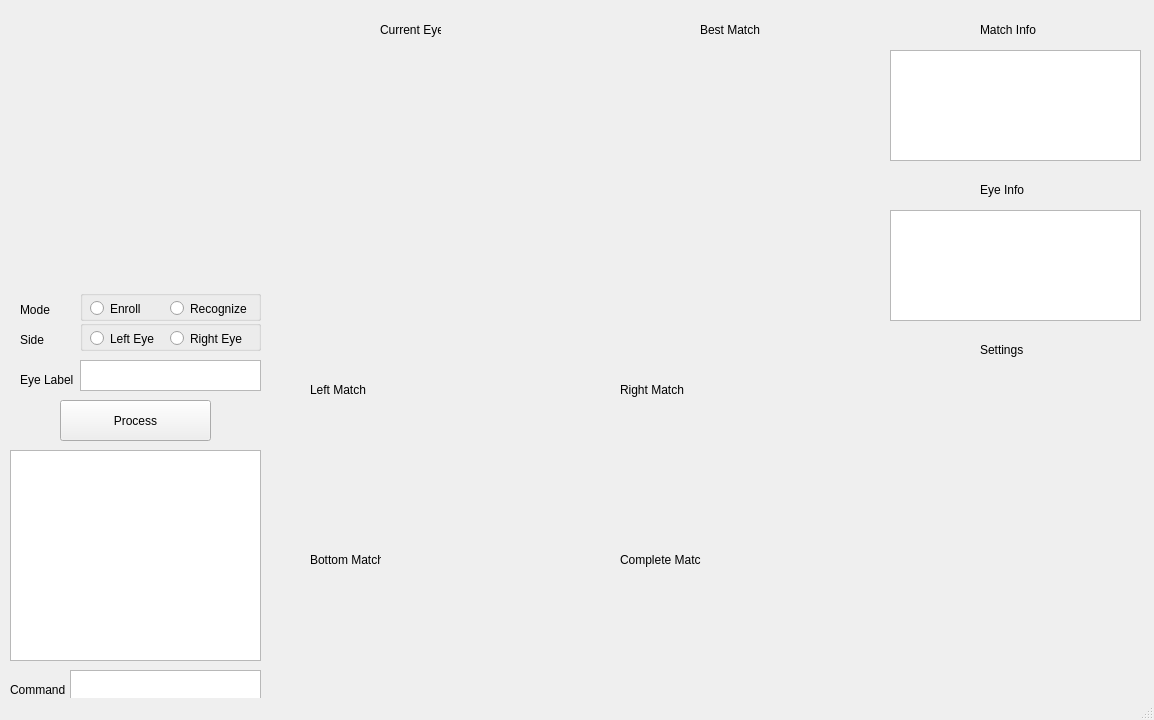
<?xml version="1.0" encoding="UTF-8"?>
<ui version="4.0">
 <class>MainWindow</class>
 <widget class="QMainWindow" name="MainWindow">
  <property name="geometry">
   <rect>
    <x>0</x>
    <y>0</y>
    <width>1154</width>
    <height>720</height>
   </rect>
  </property>
  <property name="windowTitle">
   <string>MainWindow</string>
  </property>
  <widget class="QWidget" name="centralwidget">
   <widget class="QLabel" name="label">
    <property name="geometry">
     <rect>
      <x>10</x>
      <y>20</y>
      <width>251</width>
      <height>261</height>
     </rect>
    </property>
    <property name="acceptDrops">
     <bool>true</bool>
    </property>
    <property name="text">
     <string/>
    </property>
    <property name="pixmap">
     <pixmap>../Downloads/iris-recognition-master (1)/iris-recognition-master/aeval1.bmp</pixmap>
    </property>
    <property name="scaledContents">
     <bool>true</bool>
    </property>
   </widget>
   <widget class="QPushButton" name="pushButton">
    <property name="geometry">
     <rect>
      <x>60</x>
      <y>400</y>
      <width>151</width>
      <height>41</height>
     </rect>
    </property>
    <property name="text">
     <string>Process</string>
    </property>
   </widget>
   <widget class="QGroupBox" name="groupBox">
    <property name="geometry">
     <rect>
      <x>80</x>
      <y>320</y>
      <width>181</width>
      <height>31</height>
     </rect>
    </property>
    <property name="title">
     <string/>
    </property>
    <widget class="QRadioButton" name="radioButton">
     <property name="geometry">
      <rect>
       <x>10</x>
       <y>10</y>
       <width>82</width>
       <height>17</height>
      </rect>
     </property>
     <property name="text">
      <string>Left Eye</string>
     </property>
    </widget>
    <widget class="QRadioButton" name="radioButton_2">
     <property name="geometry">
      <rect>
       <x>90</x>
       <y>10</y>
       <width>82</width>
       <height>17</height>
      </rect>
     </property>
     <property name="text">
      <string>Right Eye</string>
     </property>
    </widget>
   </widget>
   <widget class="QTextEdit" name="textEdit">
    <property name="geometry">
     <rect>
      <x>80</x>
      <y>360</y>
      <width>181</width>
      <height>31</height>
     </rect>
    </property>
   </widget>
   <widget class="QLabel" name="label_2">
    <property name="geometry">
     <rect>
      <x>20</x>
      <y>370</y>
      <width>61</width>
      <height>20</height>
     </rect>
    </property>
    <property name="text">
     <string>Eye Label</string>
    </property>
   </widget>
   <widget class="QGroupBox" name="groupBox_2">
    <property name="geometry">
     <rect>
      <x>80</x>
      <y>290</y>
      <width>181</width>
      <height>31</height>
     </rect>
    </property>
    <property name="title">
     <string/>
    </property>
    <widget class="QRadioButton" name="radioButton_7">
     <property name="geometry">
      <rect>
       <x>10</x>
       <y>10</y>
       <width>82</width>
       <height>17</height>
      </rect>
     </property>
     <property name="text">
      <string>Enroll</string>
     </property>
    </widget>
    <widget class="QRadioButton" name="radioButton_8">
     <property name="geometry">
      <rect>
       <x>90</x>
       <y>10</y>
       <width>82</width>
       <height>17</height>
      </rect>
     </property>
     <property name="text">
      <string>Recognize</string>
     </property>
    </widget>
   </widget>
   <widget class="QLabel" name="label_4">
    <property name="geometry">
     <rect>
      <x>20</x>
      <y>330</y>
      <width>61</width>
      <height>20</height>
     </rect>
    </property>
    <property name="text">
     <string>Side</string>
    </property>
   </widget>
   <widget class="QLabel" name="label_5">
    <property name="geometry">
     <rect>
      <x>20</x>
      <y>300</y>
      <width>61</width>
      <height>20</height>
     </rect>
    </property>
    <property name="text">
     <string>Mode</string>
    </property>
   </widget>
   <widget class="QLabel" name="label_14">
    <property name="geometry">
     <rect>
      <x>380</x>
      <y>20</y>
      <width>61</width>
      <height>20</height>
     </rect>
    </property>
    <property name="text">
     <string>Current Eye</string>
    </property>
   </widget>
   <widget class="QLabel" name="label_15">
    <property name="geometry">
     <rect>
      <x>700</x>
      <y>20</y>
      <width>71</width>
      <height>20</height>
     </rect>
    </property>
    <property name="text">
     <string>Best Match</string>
    </property>
   </widget>
   <widget class="QLabel" name="label_24">
    <property name="geometry">
     <rect>
      <x>280</x>
      <y>410</y>
      <width>261</width>
      <height>131</height>
     </rect>
    </property>
    <property name="acceptDrops">
     <bool>true</bool>
    </property>
    <property name="text">
     <string/>
    </property>
    <property name="pixmap">
     <pixmap>../Downloads/iris-recognition-master (1)/iris-recognition-master/left-side_matches.jpg</pixmap>
    </property>
    <property name="scaledContents">
     <bool>true</bool>
    </property>
   </widget>
   <widget class="QTextEdit" name="textEdit_2">
    <property name="geometry">
     <rect>
      <x>10</x>
      <y>450</y>
      <width>251</width>
      <height>211</height>
     </rect>
    </property>
    <property name="html">
     <string>&lt;!DOCTYPE HTML PUBLIC &quot;-//W3C//DTD HTML 4.0//EN&quot; &quot;http://www.w3.org/TR/REC-html40/strict.dtd&quot;&gt;
&lt;html&gt;&lt;head&gt;&lt;meta name=&quot;qrichtext&quot; content=&quot;1&quot; /&gt;&lt;style type=&quot;text/css&quot;&gt;
p, li { white-space: pre-wrap; }
&lt;/style&gt;&lt;/head&gt;&lt;body style=&quot; font-family:'MS Shell Dlg 2'; font-size:8.25pt; font-weight:400; font-style:normal;&quot;&gt;
&lt;p style=&quot;-qt-paragraph-type:empty; margin-top:0px; margin-bottom:0px; margin-left:0px; margin-right:0px; -qt-block-indent:0; text-indent:0px;&quot;&gt;&lt;br /&gt;&lt;/p&gt;&lt;/body&gt;&lt;/html&gt;</string>
    </property>
   </widget>
   <widget class="QLabel" name="label_28">
    <property name="geometry">
     <rect>
      <x>310</x>
      <y>380</y>
      <width>61</width>
      <height>20</height>
     </rect>
    </property>
    <property name="text">
     <string>Left Match</string>
    </property>
   </widget>
   <widget class="QLabel" name="label_30">
    <property name="geometry">
     <rect>
      <x>310</x>
      <y>550</y>
      <width>71</width>
      <height>20</height>
     </rect>
    </property>
    <property name="text">
     <string>Bottom Match</string>
    </property>
   </widget>
   <widget class="QLabel" name="label_34">
    <property name="geometry">
     <rect>
      <x>620</x>
      <y>380</y>
      <width>81</width>
      <height>20</height>
     </rect>
    </property>
    <property name="text">
     <string>Right Match</string>
    </property>
   </widget>
   <widget class="QLabel" name="label_35">
    <property name="geometry">
     <rect>
      <x>620</x>
      <y>550</y>
      <width>81</width>
      <height>20</height>
     </rect>
    </property>
    <property name="text">
     <string>Complete Match</string>
    </property>
   </widget>
   <widget class="QTextEdit" name="textEdit_3">
    <property name="geometry">
     <rect>
      <x>70</x>
      <y>670</y>
      <width>191</width>
      <height>31</height>
     </rect>
    </property>
   </widget>
   <widget class="QLabel" name="label_36">
    <property name="geometry">
     <rect>
      <x>10</x>
      <y>680</y>
      <width>61</width>
      <height>20</height>
     </rect>
    </property>
    <property name="text">
     <string>Command</string>
    </property>
   </widget>
   <widget class="QTextEdit" name="textEdit_4">
    <property name="geometry">
     <rect>
      <x>890</x>
      <y>50</y>
      <width>251</width>
      <height>111</height>
     </rect>
    </property>
    <property name="html">
     <string>&lt;!DOCTYPE HTML PUBLIC &quot;-//W3C//DTD HTML 4.0//EN&quot; &quot;http://www.w3.org/TR/REC-html40/strict.dtd&quot;&gt;
&lt;html&gt;&lt;head&gt;&lt;meta name=&quot;qrichtext&quot; content=&quot;1&quot; /&gt;&lt;style type=&quot;text/css&quot;&gt;
p, li { white-space: pre-wrap; }
&lt;/style&gt;&lt;/head&gt;&lt;body style=&quot; font-family:'MS Shell Dlg 2'; font-size:8.25pt; font-weight:400; font-style:normal;&quot;&gt;
&lt;p style=&quot;-qt-paragraph-type:empty; margin-top:0px; margin-bottom:0px; margin-left:0px; margin-right:0px; -qt-block-indent:0; text-indent:0px;&quot;&gt;&lt;br /&gt;&lt;/p&gt;&lt;/body&gt;&lt;/html&gt;</string>
    </property>
   </widget>
   <widget class="QLabel" name="label_39">
    <property name="geometry">
     <rect>
      <x>280</x>
      <y>50</y>
      <width>261</width>
      <height>291</height>
     </rect>
    </property>
    <property name="acceptDrops">
     <bool>true</bool>
    </property>
    <property name="text">
     <string/>
    </property>
    <property name="pixmap">
     <pixmap>../Downloads/iris-recognition-master (1)/iris-recognition-master/aeval1.bmp.jpg</pixmap>
    </property>
    <property name="scaledContents">
     <bool>true</bool>
    </property>
   </widget>
   <widget class="QLabel" name="label_40">
    <property name="geometry">
     <rect>
      <x>600</x>
      <y>50</y>
      <width>261</width>
      <height>291</height>
     </rect>
    </property>
    <property name="acceptDrops">
     <bool>true</bool>
    </property>
    <property name="text">
     <string/>
    </property>
    <property name="pixmap">
     <pixmap>../Downloads/iris-recognition-master (1)/iris-recognition-master/aeval2.bmp.jpg</pixmap>
    </property>
    <property name="scaledContents">
     <bool>true</bool>
    </property>
   </widget>
   <widget class="QLabel" name="label_26">
    <property name="geometry">
     <rect>
      <x>280</x>
      <y>570</y>
      <width>261</width>
      <height>131</height>
     </rect>
    </property>
    <property name="acceptDrops">
     <bool>true</bool>
    </property>
    <property name="text">
     <string/>
    </property>
    <property name="pixmap">
     <pixmap>../Downloads/iris-recognition-master (1)/iris-recognition-master/bottom_matches.jpg</pixmap>
    </property>
    <property name="scaledContents">
     <bool>true</bool>
    </property>
   </widget>
   <widget class="QLabel" name="label_25">
    <property name="geometry">
     <rect>
      <x>600</x>
      <y>410</y>
      <width>261</width>
      <height>131</height>
     </rect>
    </property>
    <property name="acceptDrops">
     <bool>true</bool>
    </property>
    <property name="text">
     <string/>
    </property>
    <property name="pixmap">
     <pixmap>../Downloads/iris-recognition-master (1)/iris-recognition-master/right-side_matches.jpg</pixmap>
    </property>
    <property name="scaledContents">
     <bool>true</bool>
    </property>
   </widget>
   <widget class="QLabel" name="label_27">
    <property name="geometry">
     <rect>
      <x>600</x>
      <y>570</y>
      <width>261</width>
      <height>131</height>
     </rect>
    </property>
    <property name="acceptDrops">
     <bool>true</bool>
    </property>
    <property name="text">
     <string/>
    </property>
    <property name="pixmap">
     <pixmap>../Downloads/iris-recognition-master (1)/iris-recognition-master/complete_matches.jpg</pixmap>
    </property>
    <property name="scaledContents">
     <bool>true</bool>
    </property>
   </widget>
   <widget class="QLabel" name="label_16">
    <property name="geometry">
     <rect>
      <x>980</x>
      <y>20</y>
      <width>71</width>
      <height>20</height>
     </rect>
    </property>
    <property name="text">
     <string>Match Info</string>
    </property>
   </widget>
   <widget class="QTextEdit" name="textEdit_5">
    <property name="geometry">
     <rect>
      <x>890</x>
      <y>210</y>
      <width>251</width>
      <height>111</height>
     </rect>
    </property>
    <property name="html">
     <string>&lt;!DOCTYPE HTML PUBLIC &quot;-//W3C//DTD HTML 4.0//EN&quot; &quot;http://www.w3.org/TR/REC-html40/strict.dtd&quot;&gt;
&lt;html&gt;&lt;head&gt;&lt;meta name=&quot;qrichtext&quot; content=&quot;1&quot; /&gt;&lt;style type=&quot;text/css&quot;&gt;
p, li { white-space: pre-wrap; }
&lt;/style&gt;&lt;/head&gt;&lt;body style=&quot; font-family:'MS Shell Dlg 2'; font-size:8.25pt; font-weight:400; font-style:normal;&quot;&gt;
&lt;p style=&quot;-qt-paragraph-type:empty; margin-top:0px; margin-bottom:0px; margin-left:0px; margin-right:0px; -qt-block-indent:0; text-indent:0px;&quot;&gt;&lt;br /&gt;&lt;/p&gt;&lt;/body&gt;&lt;/html&gt;</string>
    </property>
   </widget>
   <widget class="QLabel" name="label_17">
    <property name="geometry">
     <rect>
      <x>980</x>
      <y>180</y>
      <width>71</width>
      <height>20</height>
     </rect>
    </property>
    <property name="text">
     <string>Eye Info</string>
    </property>
   </widget>
   <widget class="QLabel" name="label_18">
    <property name="geometry">
     <rect>
      <x>980</x>
      <y>340</y>
      <width>71</width>
      <height>20</height>
     </rect>
    </property>
    <property name="text">
     <string>Settings</string>
    </property>
   </widget>
  </widget>
  <widget class="QStatusBar" name="statusbar"/>
 </widget>
 <resources/>
 <connections/>
</ui>
